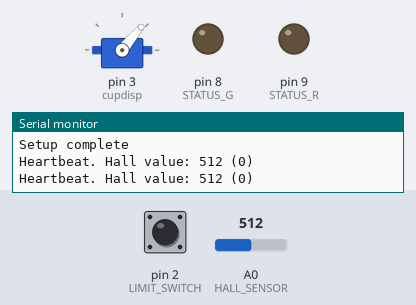
Simulated run of this sketch. Board: Arduino Uno, built with avr-gcc and run on an emulated ATmega328P. Parts: servo, output pins drawn as LEDs (lit = HIGH), the last lines printed to the serial monitor. Inputs (shaded band) come from the test bench; at power-on: pin 2 (LIMIT_SWITCH) HIGH, A0 (HALL_SENSOR) = 512. Pins used as bus, display or sensor lines are not drawn.

Above: at 5.0 s.
5.1 s: pin 2 (LIMIT_SWITCH) pulled LOW for 0.15 s
At 5.8 s:
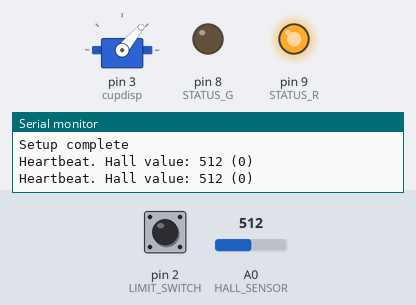
6.7 s: A0 (HALL_SENSOR) set to 739
8.2 s: A0 (HALL_SENSOR) set to 769
At 9.4 s:
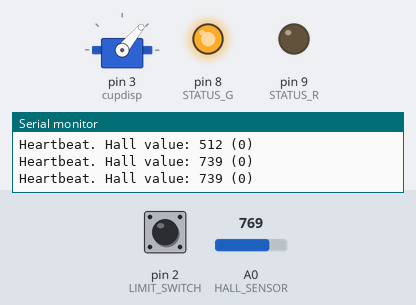
Timing chart, 0 to 11.2 s (numbered marks = the images above; inputs shaded):
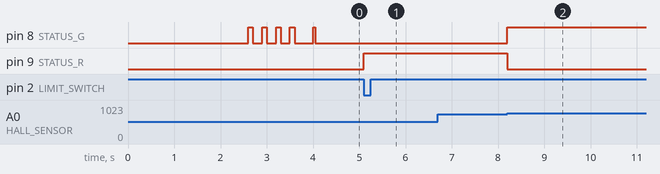

The sketch:

UnityModule.ino
```cpp
#include <Arduino.h>
#include <Wire.h>
#include <Servo.h>

Servo cupdisp;

#define I2C_ADDRESS 0x4
#define MICROSTEPS 1
#define HALL_SENSOR A0

volatile int state = 0;                  //States are general machine states
#define STATE_STOPPED 0
#define STATE_MOVING 1
#define STATE_SWITCHPOLLING 2
#define STATE_SWITCHTRIGGER 3
#define STATE_HALLPOLLING 4
#define STATE_HALLTRIGGER 5


//General Pin Definitions
#define LIMIT_SWITCH 2
#define STATUS_G 8
#define STATUS_R 9

#define STEPPER_DIR 10
#define STEPPER_STEP 16
#define STEPPER_SLEEP 17
#define CW LOW
#define CCW HIGH
#define STEP_PER_REV 200

volatile bool stepperStatus = false;
volatile long int lastStepAt;
volatile int currentSpeed = 0;
volatile int targetSpeed = 0;

volatile int i2c_data_ready = false;
volatile int i2c_data_request = false;
volatile byte command[5];               //All I2C commands recieved from the Pi are [registerpointer, command, arg1, arg2, arg3].
volatile byte reply[4];

volatile bool hallSensorTriggered = false;
volatile bool switchTriggered = false;
volatile bool cupDispenseReady = false;

void setup() {
  Serial.begin(9600);
  Serial.println("Beginning Startup...");

  //Pin Setup
  pinMode(STATUS_G, OUTPUT);
  pinMode(STATUS_R, OUTPUT);
  pinMode(LIMIT_SWITCH, INPUT_PULLUP);
  attachInterrupt(digitalPinToInterrupt(LIMIT_SWITCH), hitLimitSwitch, FALLING);
  Serial.println("Pins Initialized");

  //Timer Setup for ~200uS
  //TCCR2B = (TCCR2B & B11111000) | 0x02; //Timer2 - 8 divisor
  //TIMSK2 = (TIMSK2 & B11111110) | 0x01; //Enable Timer2 interrupt
  Serial.println("Timer Initialized");

  setupStepper();
  Serial.println("Stepper Initialized");
  setupServo();
  Serial.println("Servo Initialized");
  setupI2C();
  Serial.println("I2C Initialized");

  Serial.println("Setup complete");
  setState(STATE_STOPPED);
}


//Timer2 Interrupt (128us)
/*ISR(TIMER2_OVF_vect){
  processMovement();
}*/

/* Main Loop */
void loop() {
  updateStatusIndicator();

  #ifdef HALL_SENSOR
   int hallValue = readHallSensor();
  #endif

  if(millis()%2000 == 0){
    Serial.print("Heartbeat. Hall value: ");
    Serial.print(hallValue);
    Serial.print(" (");
    Serial.print(hallSensorTriggered,DEC);
    Serial.println(")");

  }

  if(cupDispenseReady){
    dispenseCup();
    cupDispenseReady = false;
  }

  if(i2c_data_ready){
    processI2C();
    i2c_data_ready = false;
  }

  if(i2c_data_request){
    sendI2CReply();
    i2c_data_request = false;
  }

  processMovement();
}
```

UnityComm.ino
```cpp
/* Serial Comms */

void setupI2C(){
  //I2C Connection Setup
  Wire.begin(I2C_ADDRESS);
  Wire.onReceive(getSerialMessage);
  Wire.onRequest(sendSerialMessage);

  //Flash I2C Address
  digitalWrite(STATUS_R,LOW);
  for(int i = 0; i<I2C_ADDRESS; i++){
    digitalWrite(STATUS_G,HIGH);
    delay(100);
    digitalWrite(STATUS_G,LOW);
    delay(200);
  }
}

void processI2C(){
  Serial.print("RX: [");
  Serial.print(command[0]);
  for(int i = 1; i<5; i++){
    Serial.print(", ");
    Serial.print(command[i]);
  }
  Serial.println("]");

  switch (command[1]){
    case 0x1:     //Free move stepper
      setState(STATE_MOVING);
      if(command[2] == 1)
        stepperStart(command[3]); //1 on cmd2 indicates ccw
      else
        stepperStart(-1*command[3]); //2 on cmd2 indicates cw
    break;
    case 0x4:     //Stop stepper
      setState(STATE_STOPPED);
      stepperStop();
    break;
    case 0x5:     //Wait for Limit Switch
      setState(STATE_SWITCHPOLLING);
    break;
    case 0x11:    //Wait for Hall Sensor
      setState(STATE_HALLPOLLING);
    break;
    case 0x20:    //Dispense Cup
      cupDispenseReady = true;
    break;
  }
}

void sendI2CReply(){


  Serial.print("TX: [");
  Serial.print((byte)reply[0]);
  for(int i = 1; i<4; i++){
    Serial.print(", ");
    Serial.print((byte)reply[i]);
  }
  Serial.println("]");

}

//Callback function for when the device detects i2c data
void getSerialMessage(int numBytes){
  int i = 0;
  while(Wire.available()){
    command[i] = (byte)Wire.read(); //must be casted or else it throws mad problems.
    i++;
  }
  i2c_data_ready = true;
}

//Callback function when i2c data is requested
void sendSerialMessage(){
  int result = 0;

  if(command[1] == 0xAA){   //Request for Info
    switch(command[2]){
      case 0x5:     //Gantry Calibration
        if(switchTriggered){
          result = 1;
          switchTriggered = false;
        }
      break;
      case 0x11:    //Request Hall
        if(hallSensorTriggered){
          result = 1;
          hallSensorTriggered = false;
        }
      break;
    }
  }

  //reply[0] = 0x0;
  //reply[1] = 0x7;
  reply[0] = command[1];
  reply[1] = result;  //Wow, setting the first byte to zeroand or making the second byte not 0x7 makes it disappear from the bus

  for(int i = 0; i < 2; i++){
    Wire.write((byte)reply[i]);
  }

  i2c_data_request = true;
}
```

UnitySense.ino
```cpp
//Button Interrupt
void hitLimitSwitch(){
  stepperDisable();
  switchTriggered = true;
  setState(STATE_SWITCHTRIGGER);
}

#ifdef HALL_SENSOR
int readHallSensor(){
  int reading = analogRead(HALL_SENSOR);
  if(reading < 250 || reading > 750){
    hallSensorTriggered = true;
    state = STATE_HALLTRIGGER;
  }
  return reading;
}
#endif
```

UnityServo.ino
```cpp
void setupServo(){
  cupdisp.attach(3);

  /*cupdisp.write(5);
  delay(100);
  cupdisp.write(0);
  delay(100);
  cupdisp.write(5);
  delay(100);
  cupdisp.write(0);*/

  dispenseCup();
}

void dispenseCup(){
  cupdisp.write(90);
  delay(1000);
  cupdisp.write(50);
  delay(1000);
}
```

UnityState.ino
```cpp
//Sets the machine state
void setState(int newState){
  digitalWrite(STATUS_G,LOW);
  digitalWrite(STATUS_R,LOW);
  state = newState;
}

//Asynchronously updates the LED Indicator
void updateStatusIndicator(){
  long int frame = millis();

  switch(state){
    case STATE_STOPPED:                 //Stopped: Quick Green Flash
      if(frame%2000 < 50)
        digitalWrite(STATUS_G,HIGH);
      else
        digitalWrite(STATUS_G,LOW);
    break;
    case STATE_MOVING:                  //Moving: Flash Green
      if(frame%1000 < 500)
        digitalWrite(STATUS_G,HIGH);
      else
        digitalWrite(STATUS_G,LOW);
    break;

    case STATE_HALLPOLLING:             //Hall Poll: Red/Green Alternate
      if(frame%500 < 250){
        digitalWrite(STATUS_G,LOW);
        digitalWrite(STATUS_R,HIGH);
      } else {
        digitalWrite(STATUS_G,HIGH);
        digitalWrite(STATUS_R,LOW);
      }
    break;
    case STATE_HALLTRIGGER:             //Hall Trigger: Solid Green
        digitalWrite(STATUS_G,HIGH);
        digitalWrite(STATUS_R,LOW);
    break;

    case STATE_SWITCHPOLLING:           //Switch Poll: Flash Red
      if(frame%1000 < 500)
        digitalWrite(STATUS_R,HIGH);
      else
        digitalWrite(STATUS_R,LOW);
    break;
    case STATE_SWITCHTRIGGER:           //Switch Trigger: Solid Red
      digitalWrite(STATUS_R,HIGH);
      digitalWrite(STATUS_G,LOW);
    break;

  }
}
```

UnityStepper.ino
```cpp
void setupStepper(){
  //Stepper Motor Setup
  pinMode(STEPPER_DIR, OUTPUT);
  pinMode(STEPPER_STEP, OUTPUT);
  pinMode(STEPPER_SLEEP, OUTPUT);

  stepperStart(60);
  delay(200);
  stepperStop();
  delay(100);
  stepperStart(-60);
  delay(200);
  stepperStop();
  delay(100);

  stepperDisable();
}

void processMovement(){
  if(stepperStatus && micros() - lastStepAt > RPMtoStepDelay(currentSpeed)){
    stepperStep();
  }
}

//Convert an RPM to step delay in uS.
long int RPMtoStepDelay(double RPM){
  RPM = max(abs(RPM), 2);
  double result = 300000.0/(double)(RPM*MICROSTEPS);
  return (long int)result;
  //300000uS per step for 200step/rev TODO parametric
}

//Start the stepper motor motion.
void stepperStart(int stepperRPM){
  stepperEnable();
  targetSpeed = stepperRPM;
}

//Decel stepper to stop
void stepperStop(){
  targetSpeed = 0;
}

//Perform one step of the stepper. Also accel or decel to target speed.
void stepperStep(){
  lastStepAt = micros();   //Update the previous step time

 double Kp = 0.2;
 currentSpeed = round(currentSpeed + Kp*(targetSpeed-currentSpeed));

 if(currentSpeed < 0)
    digitalWrite(STEPPER_DIR,CW);
  else if(currentSpeed > 0)
    digitalWrite(STEPPER_DIR,CCW);

  digitalWrite(STEPPER_STEP,HIGH);    //Make step
  digitalWrite(STEPPER_STEP,LOW);

  if(targetSpeed == 0 && abs(currentSpeed) < 10)
    stepperDisable();   //Disable if stopped
}

//Wake up the stepper motor driver
void stepperEnable(){
  if(!stepperStatus){
    //Wake up the stepper driver before stepping
    digitalWrite(STEPPER_SLEEP,HIGH);
    //delay(1); //delay 1ms to allow charge pump to stabilize
    stepperStatus = true;
  }
}

//Put the stepper motor driver to sleep
void stepperDisable(){
  currentSpeed = 0;
  digitalWrite(STEPPER_SLEEP,LOW);
  stepperStatus = false;
  //delay(1);
}
```

Measured:
- the behaviour switches between 750 and 751 on A0 (HALL_SENSOR) (found by bisection; images 1 and 2)
- after the input at 5.1 s, pin 8 (STATUS_G): stays LOW (without the input it goes to HIGH after 0.90 s); pin 9 (STATUS_R): LOW → HIGH at once
- after the input at 8.2 s, pin 8 (STATUS_G): LOW → HIGH at once; pin 9 (STATUS_R): HIGH → LOW at once
